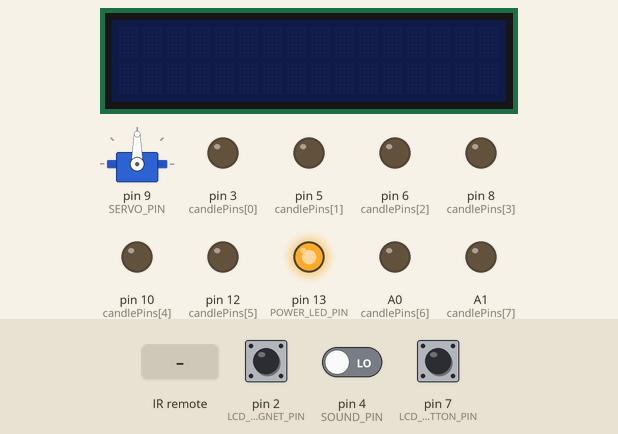
Bench run of a sketch on a simulated Arduino Uno, built with avr-gcc and run on an emulated ATmega328P. Parts: servo, 16×2 character LCD, output pins drawn as LEDs (lit = HIGH). Dashed ring = blinking. Inputs (shaded band) come from the test bench; at power-on: pin 2 (LCD_MAGNET_PIN) HIGH, pin 7 (LCD_BUTTON_PIN) HIGH, pin 4 (SOUND_PIN) LOW. What the sketch prints to the serial monitor is not drawn.

Above: at 2.7 s.
2.8 s: pin 2 (LCD_MAGNET_PIN) pulled LOW for 0.15 s
At 4.0 s:
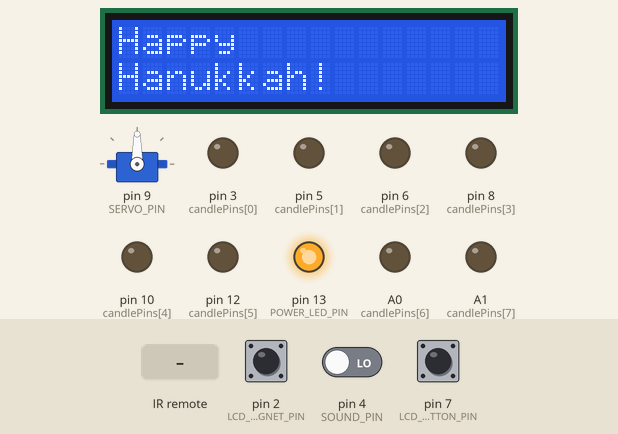
4.4 s: pin 7 (LCD_BUTTON_PIN) pulled LOW for 0.15 s
At 5.4 s:
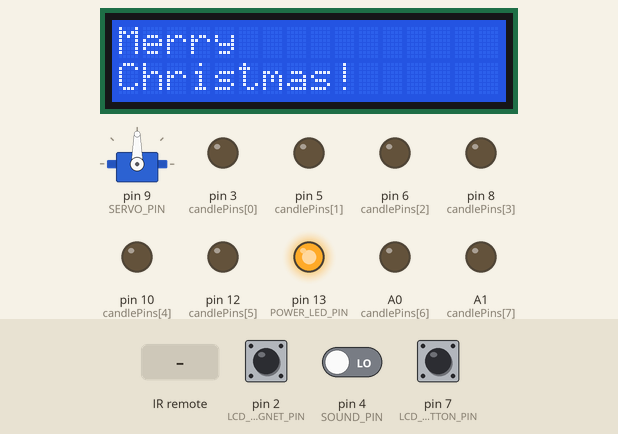
6.0 s: infrared code 0x45 received
At 6.67 s:
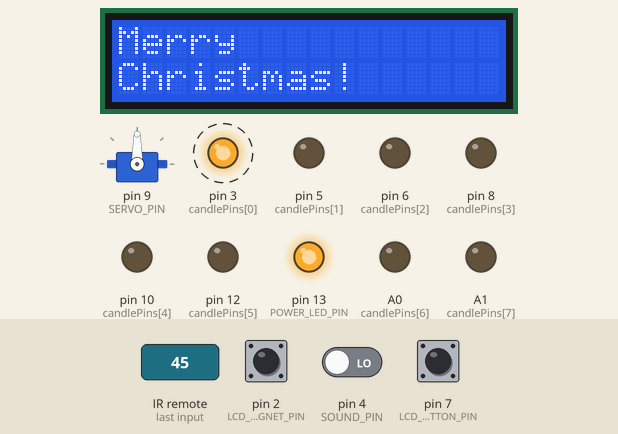
9.0 s: infrared code 0x9 received
At 9.48 s:
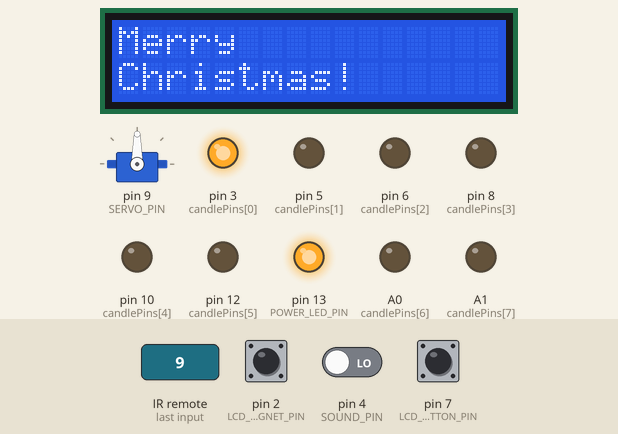
10.8 s: infrared code 0x46 received
At 12.3 s:
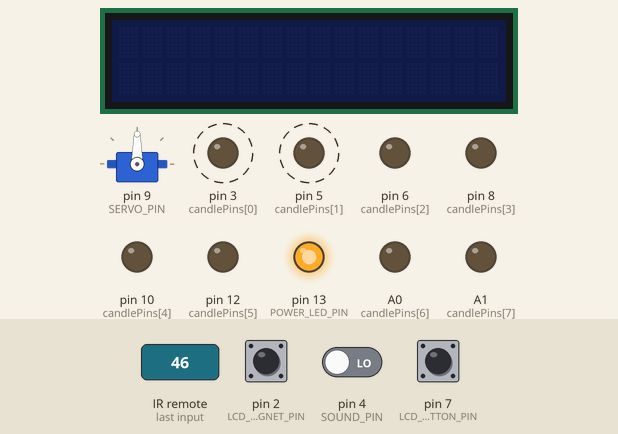
13.8 s: infrared code 0x47 received
At 15.6 s:
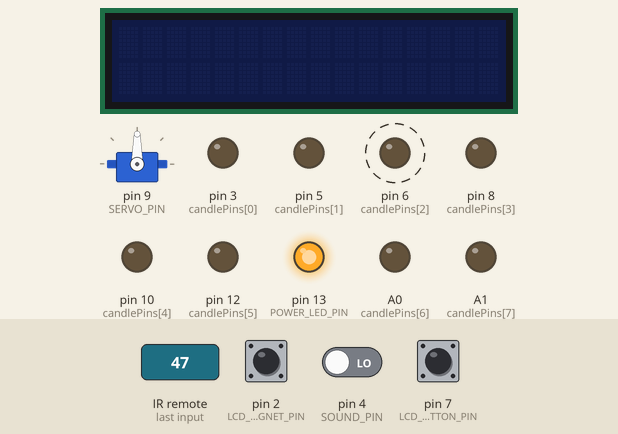
Timing chart, 0 to 17.8 s (numbered marks = the images above; inputs shaded):
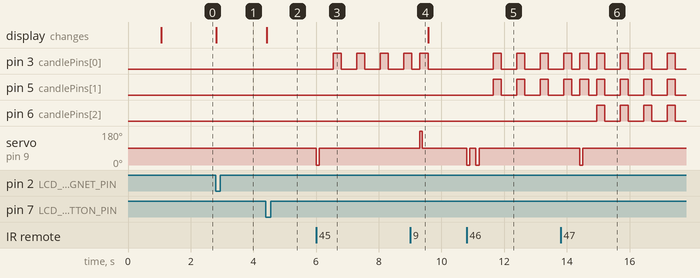

Measured:
- after the input at 2.8 s, the display: changes at once (image 1)
- after the input at 4.4 s, the display: changes at once (image 2)
- after the input at 6.0 s, pin 3 (candlePins[0]): alternates HIGH for 0.25 s and LOW for 0.50 s, starting after 0.55 s; servo on pin 9 (SERVO_PIN): 90° → 0° at once, → 90° 0.10 s later
- after the input at 9.0 s, servo on pin 9 (SERVO_PIN): 90° → 180° after 0.31 s, → 90° 0.07 s later
- after the input at 10.8 s, pin 3 (candlePins[0]), pin 5 (candlePins[1]): alternates HIGH for 0.25 s and LOW for 0.50 s, starting after 0.85 s; servo on pin 9 (SERVO_PIN): alternates 90° for 0.20 s and 0° for 0.10 s, 4 changes in all, then stays 90°, starting at once
- after the input at 13.8 s, pin 6 (candlePins[2]): alternates HIGH for 0.25 s and LOW for 0.50 s, starting after 1.2 s; servo on pin 9 (SERVO_PIN): 90° → 0° after 0.60 s, → 90° 0.10 s later

The sketch:

hanukkahProject.ino
```cpp
#include <IRremote.hpp>
#include <Servo.h>
#include <Wire.h>
#include <LiquidCrystal_I2C.h>

#define IR_RECEIVE_PIN 11    // IR Receiver Signal Pin
#define SERVO_PIN 9          // Servo Motor Control Pin
#define POWER_LED_PIN 13     // Onboard Power Indicator LED
#define SOUND_PIN 4          // Microphone Digital Input
#define LCD_MAGNET_PIN 2     // Magnetic Reed Switch (for Hanukkah mode)
#define LCD_BUTTON_PIN 7     // Push Button (for Christmas mode)


// this determines the exact distance between the candles
#define TIME_STEP_FORWARD 100

// Backward step duration
#define TIME_STEP_BACKWARD 72

// Servo Control Values for Continuous Rotation
#define STOP_VAL 90          // Value to stop the motor
#define CW_SPEED 0           // Clockwise speed (Forward)
#define CCW_SPEED 180        // Counter-Clockwise speed (Backward)

// Array holding the digital pins for the 8 LEDs (Candles)
const int candlePins[8] = {3, 5, 6, 8, 10, 12, A0, A1};

// Initialize Servo and LCD objects
Servo servo;
LiquidCrystal_I2C lcd(0x27, 16, 2); // Address 0x27, 16 columns, 2 rows

int currentDay = 0;          // Tracks the current day of Hanukkah (1-8)
int currentServoPos = 0;     // Tracks the servo's current logical position (0-8)
bool micActive = false;      // Flag to enable/disable microphone reaction
bool screenLockedOn = false; // Flag to keep the screen on after magnet trigger
bool isChristmas = false;    // Flag to track if the mode changed to Christmas


// Function to move the continuous servo to a specific day position
void moveServoToDay(int targetDay) {
  if (targetDay == currentServoPos) return;

  int diff = targetDay - currentServoPos;
  int steps = abs(diff); // Calculate how many "candle steps" to move

  if (diff > 0) {
    for (int i = 0; i < steps; i++) {
      servo.write(CW_SPEED);        // Start moving
      delay(TIME_STEP_FORWARD);     // Move for the calibrated duration of one step
      servo.write(STOP_VAL);        // Stop
      delay(200);                   // Pause for stability before next step
    }
  }

  // Backward Movement
  else {
    for (int i = 0; i < steps; i++) {
      servo.write(CCW_SPEED);
      delay(TIME_STEP_BACKWARD);
      servo.write(STOP_VAL);
      delay(200);
    }
  }

  currentServoPos = targetDay; // Update tracked position
}

// Function to map IR Remote hex codes to integer actions
int commandToDay(byte cmd) {
  switch (cmd) {
    case 0x45: return 1;
    case 0x46: return 2;
    case 0x47: return 3;
    case 0x44: return 4;
    case 0x40: return 5;
    case 0x43: return 6;
    case 0x07: return 7;
    case 0x15: return 8;
    case 0x9: return 99;   // Reset Button
    case 0x52: return 99;  // Alternative Reset Button
    default:   return 0;
  }
}

// Helper function to display text on the LCD
void showText(String line1, String line2) {
  lcd.clear();
  lcd.setCursor(0, 0);
  lcd.print(line1);
  lcd.setCursor(0, 1);
  lcd.print(line2);
}

// Function to update LEDs based on the current day
void updateCandles() {
  for (int i = 0; i < 8; i++) {
    digitalWrite(candlePins[i], (i < currentDay) ? HIGH : LOW);
  }
}

// Function to flash active candles when sound is detected
void flashActiveCandles() {
  Serial.println("Mic: Sound Detected! Lights Flashing...");

  // Flash sequence
  for (int i = 0; i < currentDay; i++) digitalWrite(candlePins[i], LOW);
  delay(250);
  for (int i = 0; i < currentDay; i++) digitalWrite(candlePins[i], HIGH);
  delay(250);
  for (int i = 0; i < currentDay; i++) digitalWrite(candlePins[i], LOW);
  delay(250);

  updateCandles(); // Restore original state
}

// Function to reset the entire system (Triggered by Button 9)
void resetSystem() {
  Serial.println("Button 9 Pressed - System Shutting Down...");

  // Move servo back to start (0) using the precise step function
  Serial.println("Moving Servo back to 0...");
  moveServoToDay(0);

  // Reset variables
  currentDay = 0;
  micActive = false;
  screenLockedOn = false;
  isChristmas = false;

  // Turn off all LEDs
  for (int i = 0; i < 8; i++) digitalWrite(candlePins[i], LOW);

  // Turn off LCD
  lcd.noBacklight();
  lcd.clear();
  Serial.println("System is now OFF.");
}

void setup() {
  Serial.begin(9600);
  delay(1000); // Wait for Serial Monitor to initialize

  // Power Indicator LED
  pinMode(POWER_LED_PIN, OUTPUT);
  digitalWrite(POWER_LED_PIN, HIGH);

  // Input Pins
  pinMode(LCD_MAGNET_PIN, INPUT_PULLUP);
  pinMode(LCD_BUTTON_PIN, INPUT_PULLUP);
  pinMode(SOUND_PIN, INPUT);

  Serial.println("Microphone connected (Standing by...)");

  // Initialize LED Pins
  for (int i = 0; i < 8; i++) {
    pinMode(candlePins[i], OUTPUT);
    digitalWrite(candlePins[i], LOW);
  }

  // Initialize Servo
  servo.attach(SERVO_PIN);
  servo.write(STOP_VAL);
  currentServoPos = 0;

  // Initialize LCD
  lcd.init();
  lcd.noBacklight();

  // Initialize IR Receiver
  IrReceiver.begin(IR_RECEIVE_PIN, DISABLE_LED_FEEDBACK);

  delay(500); // Stabilization delay

  Serial.println("System Ready.");
}

void loop() {

  // Handle IR Remote Input
  if (IrReceiver.decode()) {
    if (IrReceiver.decodedIRData.command != 0) {
      byte cmd = IrReceiver.decodedIRData.command;
      int action = commandToDay(cmd);

      // If a day (1-8) is selected
      if (action >= 1 && action <= 8) {
        Serial.print("Remote: Go to Day ");
        Serial.println(action);
        currentDay = action;
        micActive = true;       // Enable microphone only after selection
        moveServoToDay(action); // Move servo
        updateCandles();        // Light up LEDs
      }
      // If Reset (9) is pressed
      else if (action == 99) {
        resetSystem();
      }
    }
    IrReceiver.resume(); // Prepare for next IR signal
  }

  // Handle Microphone Input
  if (micActive && digitalRead(SOUND_PIN) == LOW) {
    flashActiveCandles();
  }

  // Handle Magnet Sensor
  // If screen is off and magnet is detected
  if (!screenLockedOn && digitalRead(LCD_MAGNET_PIN) == LOW) {
    Serial.println("Hanukkah coin Detected! Screen ON -> Display: Happy Hanukkah");

    screenLockedOn = true; // Lock screen on
    lcd.backlight();
    showText("Happy", "Hanukkah!");
  }

  // Handle Push Button
  // Only works if the screen is already on
  if (screenLockedOn && digitalRead(LCD_BUTTON_PIN) == LOW && !isChristmas) {
    Serial.println("Button Pressed! Changing display to: Merry Christmas");

    isChristmas = true;
    showText("Merry", "Christmas!");
    delay(500); // Debounce delay
  }
}
```
